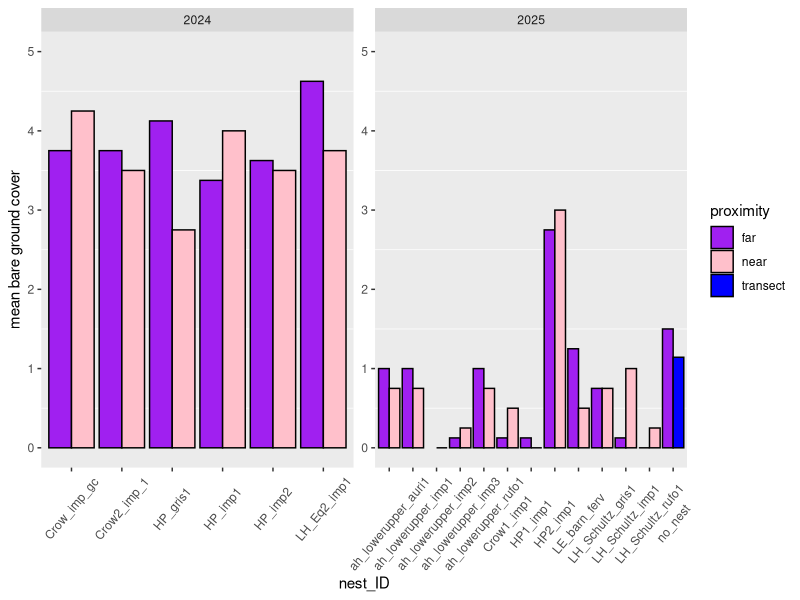
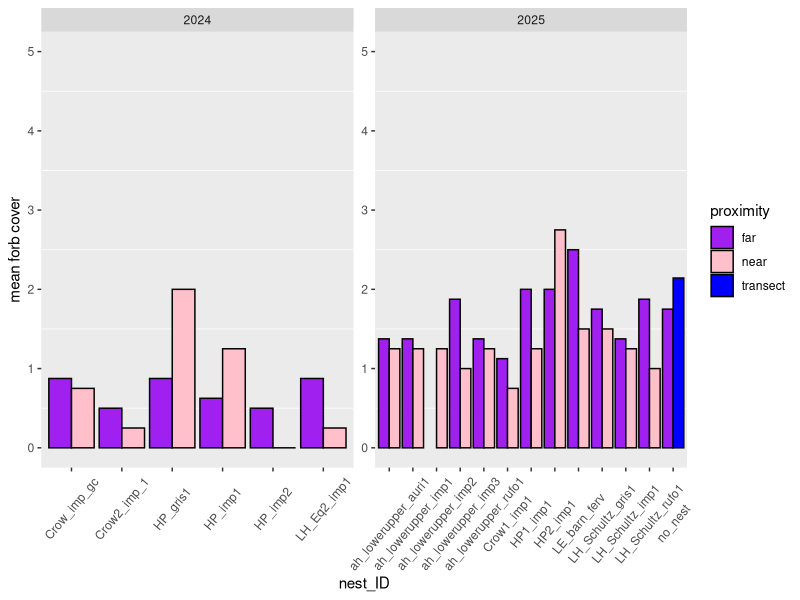
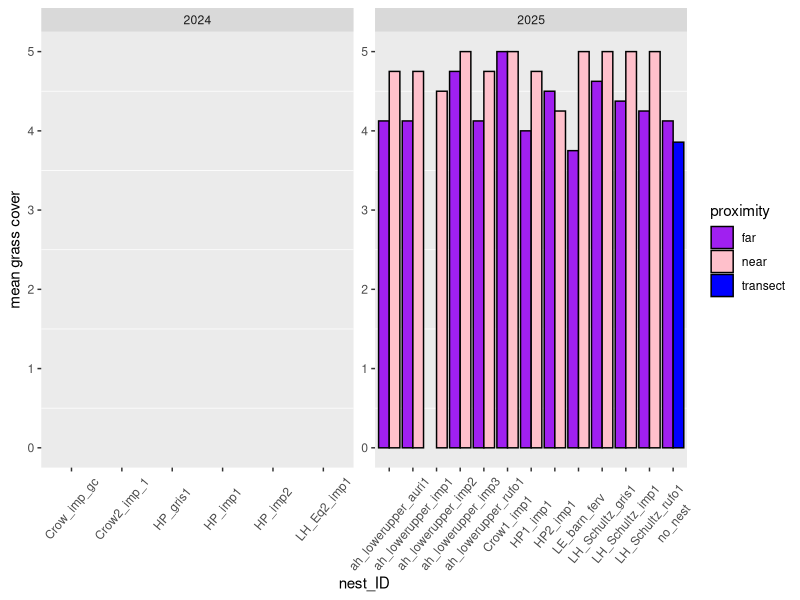
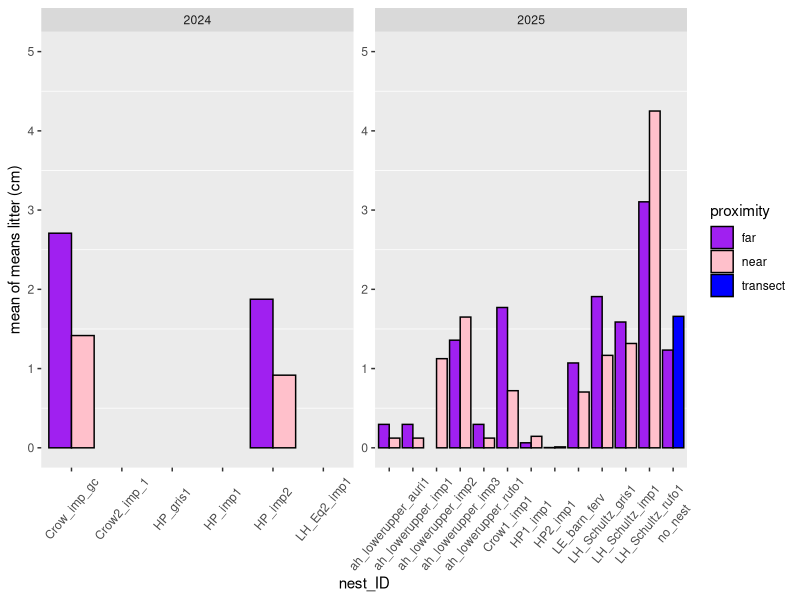
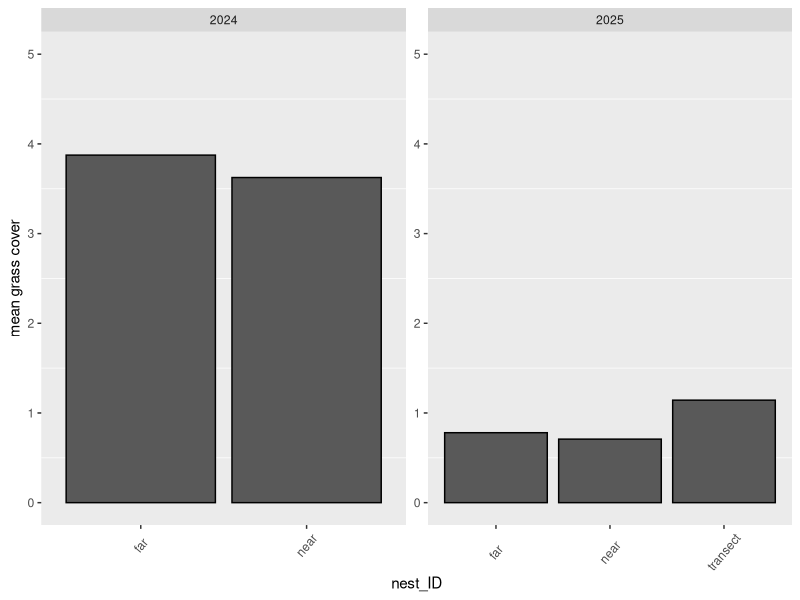
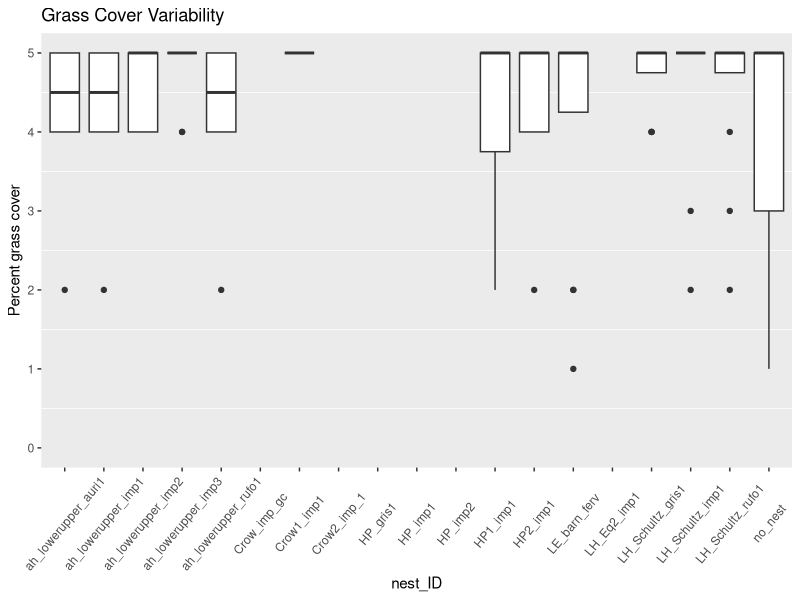
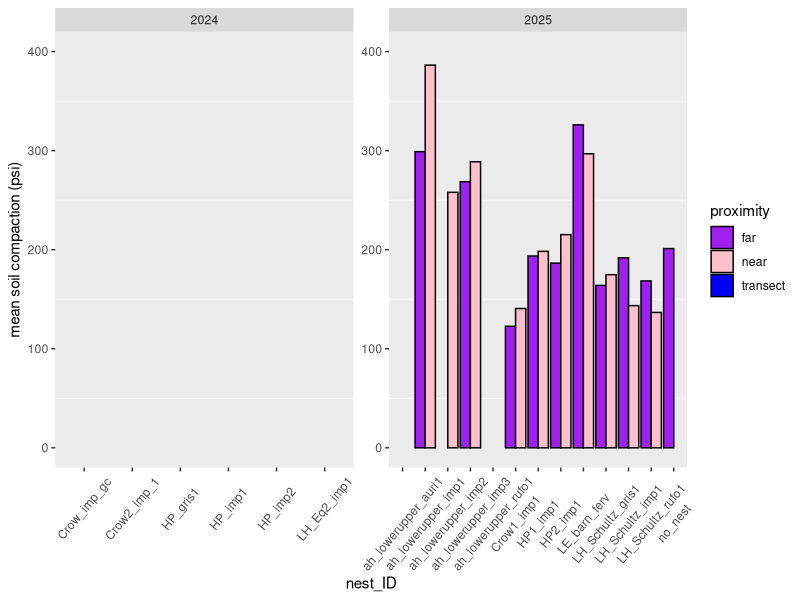
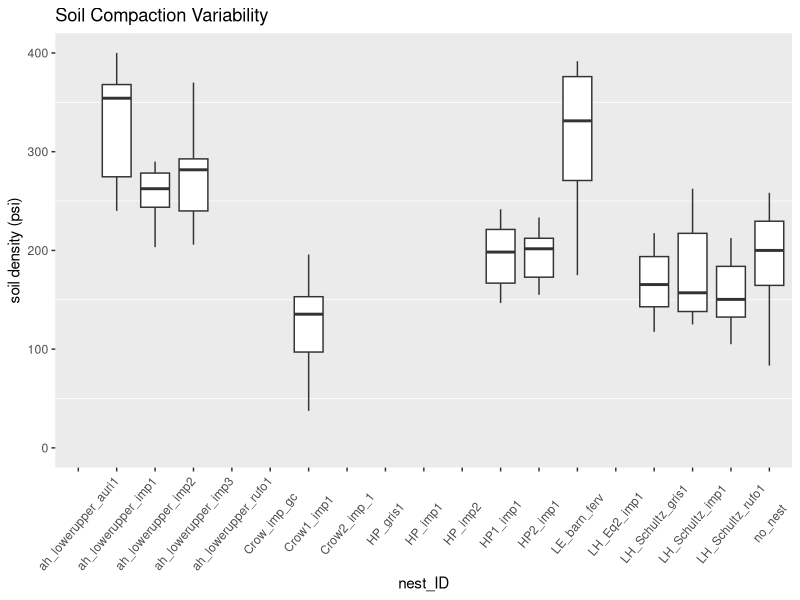

Write the R code that produced these figures, in order.
# Nest Quest '24 + '25 habitat analysis # SD Oct 1 2025

# Variables of interest 
  # Leaf litter
  # percent cover of grass forb, bare ground, at the nest away from the nest. 
  # Soil density data too.


#### SET WORKING DIRECTORY
# getwd() # this is used to see what your current working directory is. 
# setwd() # this is the commmand you use to set a new working directory. 
#load packages
library(tidyverse) #dplyr package
library(lubridate)

#load data
habitat_all <- read.csv("nq_habitat2425.csv") #reading in the data from github

### Classifying Variables ###
#site column name needs fixed in spreadsheet? 
habitat_all$nest_ID <- as.factor(habitat_all$nest_ID) 
#habitat_all$per_bare <- as.factor(habitat_all$per_bare)
#habitat_all$per_forb <- as.factor(habitat_all$per_forb)
#habitat$per_grass <- as.factor(habitat_all$per_grass)

#first look at data
print(unique(habitat_all$nest_ID)) # 18 unique nests. no_nest is not a nest value.

print(unique(habitat_all$per_bare)) # looks good

print(unique(habitat_all$per_forb)) # looks good

print(unique(habitat_all$per_grass)) # there is a level in here "" that is just a blank space
habitat_all$per_grass[habitat_all$per_grass == "" ] <- NA # changing to NA
print(unique(habitat_all$per_grass)) #check. if "" is gone, then we are good. 

### Data Cleaning ###
#quadrat_no
table(habitat_all$quadrant_no) # values that are "about_x" should just be lumped with the closest quadrat distance
habitat_all$quadrant_no[habitat_all$quadrant_no == 'about_45S'] <- '50S' # replacing values
habitat_all$quadrant_no[habitat_all$quadrant_no == 'about_40S'] <- '50S'
habitat_all$quadrant_no[habitat_all$quadrant_no == 'about_40N'] <- '50N'
habitat_all$quadrant_no[habitat_all$quadrant_no == 'about_45N'] <- '50N'
habitat_all$quadrant_no[habitat_all$quadrant_no == 'about_55E'] <- '50E'
habitat_all$quadrant_no[habitat_all$quadrant_no == 'about_95M'] <- '100M'
table(habitat_all$quadrant_no) # check. do all values look right?

#percent cover data

habitat_all <- mutate(habitat_all, mean_litter_depth = rowMeans(select(habitat_all, starts_with("leaf_lit")), na.rm = TRUE))

#### Creating data set that includes quadrant distances, as well as categories for values near nest and in the surronding area. 
nest_quadrats <- habitat_all %>% 
  group_by(nest_ID, quadrant_no, year) %>% 
  mutate(quadrant_distance = case_when(quadrant_no == "1N" ~ "1m", # column with groupings of quadrat distance
                                      quadrant_no == "1S" ~ "1m",
                                      quadrant_no == "1E" ~ "1m",
                                      quadrant_no == "1W" ~ "1m",
                                      quadrant_no == "10N" ~ "10m",
                                      quadrant_no == "10S" ~ "10m",
                                      quadrant_no == "10E" ~ "10m",
                                      quadrant_no == "10W" ~ "10m",
                                      startsWith(quadrant_no, "50") ~ "50m",
                                      startsWith(quadrant_no, "0") ~ "0m",
                                      startsWith(quadrant_no, "100M") ~ "100m",
                                      startsWith(quadrant_no, "25M") ~ "25m",
                                      startsWith(quadrant_no, "75M") ~ "75m"),
         proximity = case_when(quadrant_no == "1N" ~ "near", # lumps quadrats into a column "near" (1m) nest and "far" from nest (10m and 50m) 
                              quadrant_no == "1S" ~ "near",
                              quadrant_no == "1E" ~ "near",
                              quadrant_no == "1W" ~ "near",
                              quadrant_no == "10N" ~ "far",
                              quadrant_no == "10S" ~ "far",
                              quadrant_no == "10E" ~ "far",
                              quadrant_no == "10W" ~ "far", 
                              quadrant_no == "50N" ~ "far",
                              quadrant_no == "50S" ~ "far",
                              quadrant_no == "50E" ~ "far",
                              quadrant_no == "50W" ~ "far", 
                              startsWith(quadrant_no, "50") ~ "transect", # These are values to represent data at sites where no nest was found. 
                              startsWith(quadrant_no, "0") ~ "transect",
                              startsWith(quadrant_no, "100M") ~ "transect",
                              startsWith(quadrant_no, "25M") ~ "transect",
                              startsWith(quadrant_no, "75M") ~ "transect")) # lumping quadrant distances together

##### Habitat Analysis. Cover  and litter depth data here ####
nest_cover <- nest_quadrats %>% select(.,c("nest_ID",
                                           "year",
                                           "per_bare", 
                                           "per_forb", 
                                           "per_grass", 
                                           "mean_litter_depth",
                                           "quadrant_distance",
                                           "proximity")) #simplifying data set for cover and litter analysis. Only selecting certain columns here.


# I think having a number 1-5 for to represent % ranges of cover in each quadrant will be good to average. 
# Goal is to average each distance.

nest_cover2 <- nest_cover %>% 
  group_by(nest_ID, quadrant_distance, proximity) %>% 
  mutate(per_bare = recode(per_bare, '0' = 0, '1_to_5' = 1, '25_to_50' = 3, '5_to_25' = 2, '50_to_75' = 4, '75_to_100' = 5),
         per_forb = recode(per_forb, '0' = 0, '1_to_5' = 1, '25_to_50' = 3, '5_to_25' = 2, '50_to_75' = 4, '75_to_100' = 5),
         per_grass = recode(per_grass, '0' = 0, '1_to_5' = 1, '25_to_50' = 3, '5_to_25' = 2, '50_to_75' = 4, '75_to_100' = 5))
     # assigned a numeric value to each of the percent cover categories. Now they should be able to be averaged
# 0 = 0
# 1_to_5 = 1
# 5_to_25 = 2
# 25_to_50 = 3
# 50_to_75 = 4
# 75_to_100 = 5

# data frame for average cover for nest ID and year. 
nest_cover3 <- nest_cover2 %>% 
  group_by(nest_ID, year, proximity) %>% 
  summarize(avg_bare = mean(per_bare),
            avg_forb = mean(per_forb),
            avg_grass = mean(per_grass),
            mean_of_means_litter_cm = mean(mean_litter_depth))

#visualizing cover data
### plotting bare ground for each nest
nest_cover3 %>% 
  ggplot(aes(y = avg_bare, x = nest_ID, fill = proximity)) + # defining x and y values. 'fill' is how to get the groupings based on a column. 
  geom_bar(stat = "identity", position = 'dodge', color = 'black')+ 
  theme(axis.text.x = element_text(angle = 50, vjust = 0.5), #rotate x-axis text
        panel.grid.major = element_blank()) + 
  facet_wrap(vars(year), ncol = 2, scale = "free") + # separate data by year
  ylim(0,5)+ # set scale manually
  labs(x = "nest_ID", y = "mean bare ground cover") + #labels
  scale_fill_manual(values = c("purple", "pink", "blue")) # changing color
  
### plotting forb cover for each nest
nest_cover3 %>% 
  ggplot(aes(y = avg_forb, x = nest_ID, fill = proximity)) +
  geom_bar(stat = "identity", position = 'dodge', color = 'black')+ 
  theme(axis.text.x = element_text(angle = 50, vjust = 0.5), 
        panel.grid.major = element_blank()) +
  facet_wrap(vars(year), ncol = 2, scale = "free") +
  ylim(0,5)+
  labs(x = "nest_ID", y = "mean forb cover") +
  scale_fill_manual(values = c("purple", "pink", "blue"))

### plotting grass cover for each nest
nest_cover3 %>% 
  ggplot(aes(y = avg_grass, x = nest_ID, fill = proximity)) +
  geom_bar(stat = "identity", position = 'dodge', color = 'black')+ 
  theme(axis.text.x = element_text(angle = 50, vjust = 0.5), 
        panel.grid.major = element_blank()) +
  facet_wrap(vars(year), ncol = 2, scale = "free") +
  ylim(0,5)+
  labs(x = "nest_ID", y = "mean grass cover") +
  scale_fill_manual(values = c("purple", "pink", "blue"))

### plotting mean of means litter depth
nest_cover3 %>% 
  ggplot(aes(y = mean_of_means_litter_cm, x = nest_ID, fill = proximity)) +
  geom_bar(stat = "identity", position = 'dodge', color = 'black')+ 
  theme(axis.text.x = element_text(angle = 50, vjust = 0.5), 
        panel.grid.major = element_blank()) +
  facet_wrap(vars(year), ncol = 2, scale = "free") +
  ylim(0,5)+
  labs(x = "nest_ID", y = "mean of means litter (cm)") +
  scale_fill_manual(values = c("purple", "pink", "blue"))

###
### I want to see the cover data averaged across ALL nests###
nest_cover_all <- nest_cover2 %>% 
  filter(!is.na(c(per_bare))) %>% 
  filter(!is.na(c(per_forb))) %>%
  #filter(!is.na(c(per_grass))) %>%
  group_by(proximity, year) %>% 
  summarize(avg_bare = mean(per_bare),
            avg_forb = mean(per_forb),
            avg_grass = mean(per_grass))
  
### plotting grass cover for each nest
nest_cover_all %>% 
  # filter(nest_ID == "ah_lowerupper_imp1") %>% 
  ggplot(aes(y = avg_bare, x = proximity)) +
  geom_bar(stat = "identity", position = 'dodge', color = 'black')+ 
  theme(axis.text.x = element_text(angle = 50, vjust = 0.5), 
        panel.grid.major = element_blank()) +
  facet_wrap(vars(year), ncol = 2, scale = "free") +
  ylim(0,5)+
  labs(x = "nest_ID", y = "mean grass cover") 

## box and whisker plot for grass cover for each nest 
ggplot(nest_cover2, aes(x = nest_ID, y = per_grass)) +
  geom_boxplot() +
  theme(axis.text.x = element_text(angle = 50, vjust = 0.5), 
        panel.grid.major = element_blank()) +
  ylim(0,5)+
  labs(title = "Grass Cover Variability", 
       x = "nest_ID",
       y = "Percent grass cover")


####
##### soil density analysis #####
# hi sami

### Habitat analaysis for soil density data. EB 10/7/25 ###

nest_cover_psi <- nest_quadrats %>% select(.,c("nest_ID", 
                                              "year", 
                                              "psi_avg", 
                                              "quadrant_distance", 
                                              "proximity")) #create new data frame to isolate soil density data

nest_cover_psi <- nest_cover_psi %>%
  group_by(nest_ID, proximity, year) %>%
  summarize(mean_psi = mean(psi_avg))


#barplot(mean_psi ~ nest_ID, data = nest_cover_psi)

## to create a barplot for one individual nest
#nest_cover_psi %>%
  #filter(nest_ID == "ah_lowerupper_imp1") %>% 
  #ggplot(aes(y = mean_psi, x = quadrant_distance)) +
  #geom_bar(stat = "identity") +
  #facet_wrap(vars(quadrat_distance), ncol = 3) +
  #labs(x = "quadrat distance", y = "mean psi :)") + 
 #ggtitle("Arden hills lower upper impatiens nest 1")

nest_cover_psi %>%
ggplot(aes(y = mean_psi, x = nest_ID, fill = proximity)) +
  geom_bar(stat = "identity", position = 'dodge', color = 'black')+ 
  theme(axis.text.x = element_text(angle = 50, vjust = 0.5), 
        panel.grid.major = element_blank()) +
  facet_wrap(vars(year), ncol = 2, scale = "free") +
  ylim(0,400)+
  labs(x = "nest_ID", y = "mean soil compaction (psi)") +
  scale_fill_manual(values = c("purple", "pink", "blue"))

#Create a box and whisker plot for soil compaction variability 

ggplot(habitat_all, aes(x = nest_ID, y = psi_avg)) +
  geom_boxplot() +
  theme(axis.text.x = element_text(angle = 50, vjust = 0.5), 
        panel.grid.major = element_blank()) +
  ylim(0,400)+
  labs(title = "Soil Compaction Variability", 
       x = "nest_ID",
       y = "soil density (psi)")
